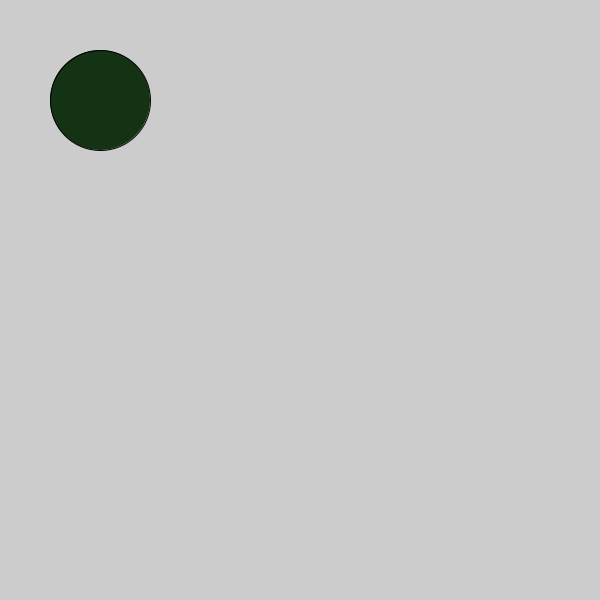
Frame 1 (no input)
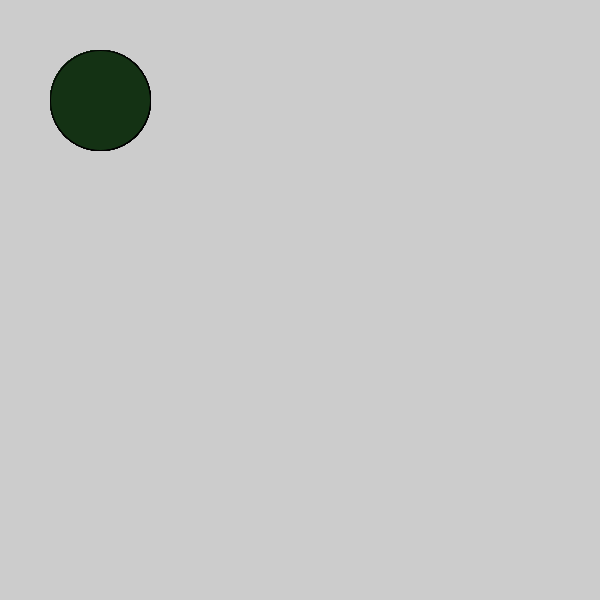
Frame 60 (the mouse pressed at the canvas centre just before this capture)
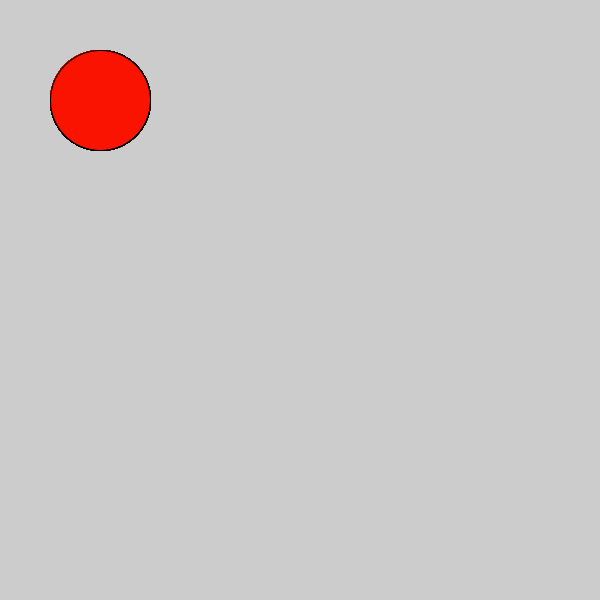
Frame 120 (the mouse held since frame 60 and released just before this capture)

The Processing sketch that drew these frames (run headless with seeded random() and noise(); from frame 60 on, the mouse is pressed at the canvas centre):

// Processing sketch: Logical_Dot
// ── Logical_Dot.pde


void setup() {size(600,600);

}

void draw() {
 

if (mousePressed){
  fill(250,20,0);
}
  else{
    fill(20,50,20);
  }
  ellipse(100,100,100,100);
  }
  
